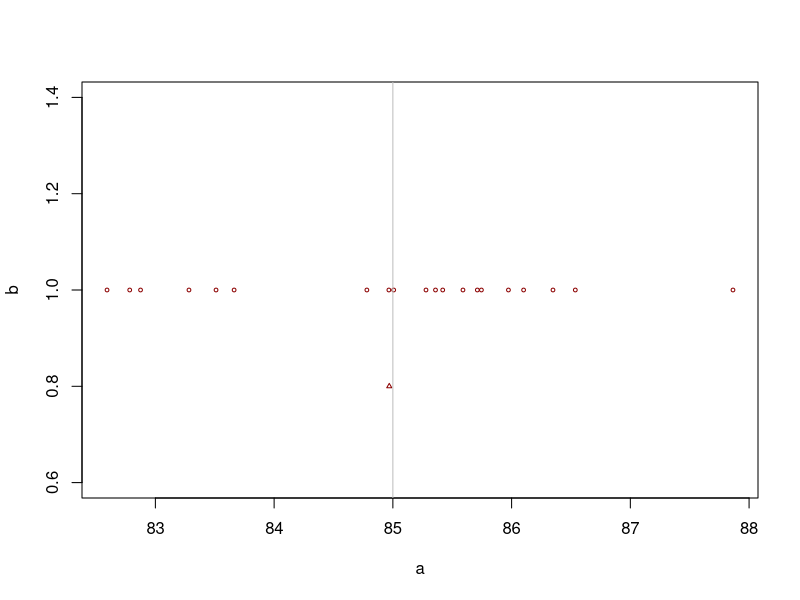

Source code (R):
a <- rnorm(20,85,2)
b <- rep(1,20)
plot(a, b, cex = .5, col = "dark red")
points(x = mean(a), y = 0.8, pch = 24, cex = 0.5, col = "dark red")
abline(v = 85, col = "grey")